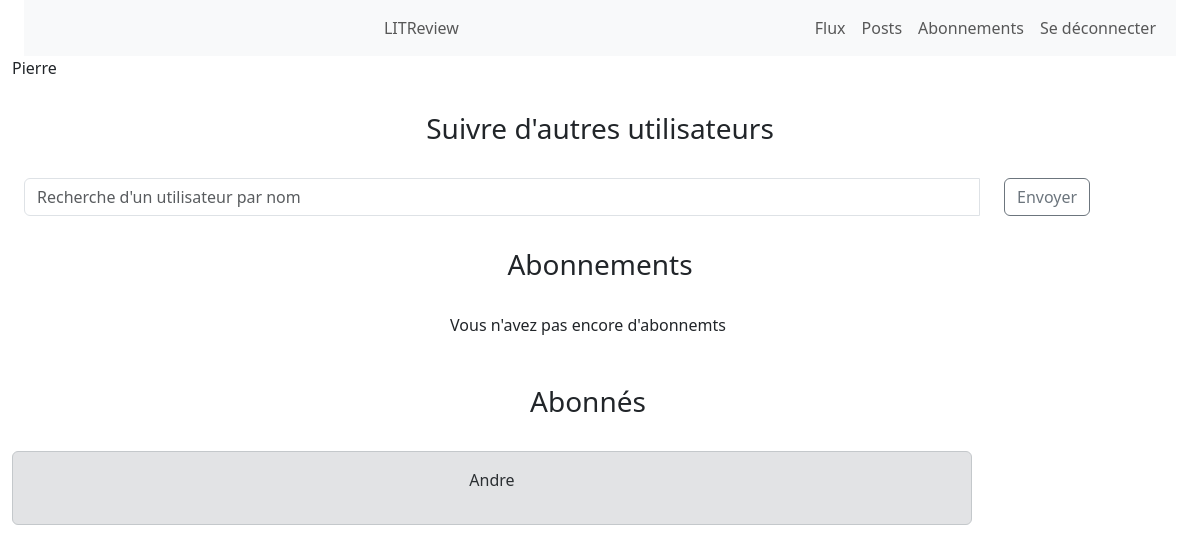
/subscribe-page/ (signed in), run on an earlier commit of the app's database.
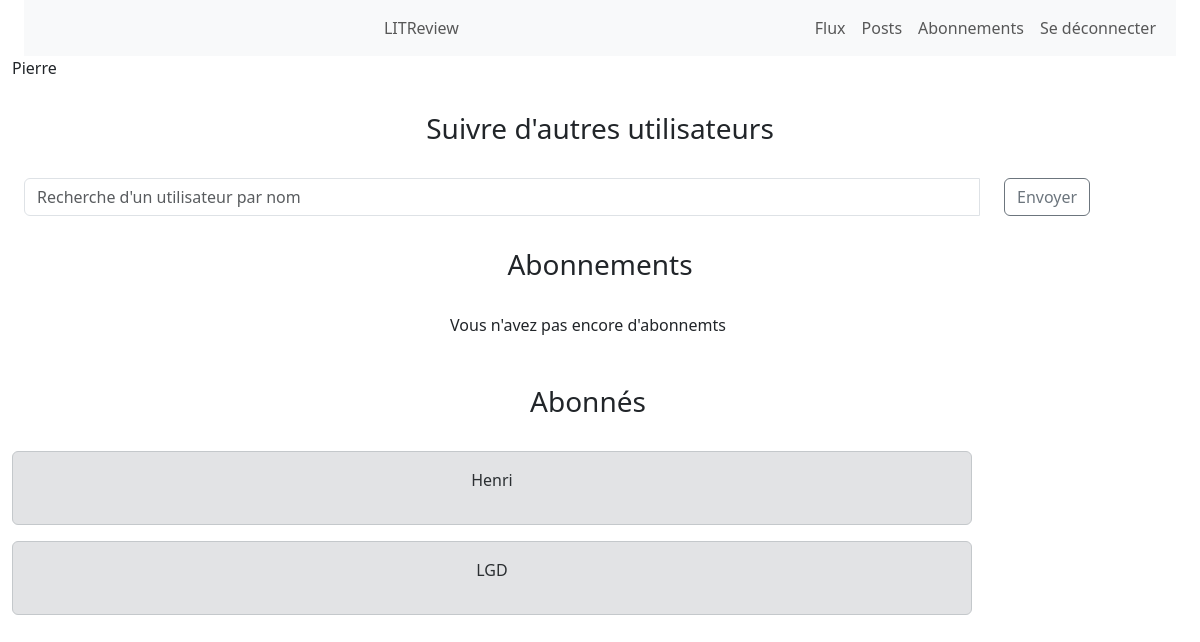
And on a later commit of the database.
### blog/models.py (models this page shows, shortened)
class UserFollows(models.Model):
    user = models.ForeignKey(settings.AUTH_USER_MODEL,
                             on_delete=models.CASCADE, related_name='user')
    followed_user = models.ForeignKey(settings.AUTH_USER_MODEL,
                                      on_delete=models.CASCADE, related_name='followed_user')
    class Meta:
        unique_together = ('user', 'followed_user', )

### authenticate/models.py (models this page shows)
class User(AbstractUser):
    pass

### blog/views.py (the view, shortened to what this page needs)
@login_required
def subscription_main_page(request):
    user = get_user_model()
    exist = User.objects.exclude(pk=request.user.id)
    following_user = models.UserFollows.objects.filter(
        user=request.user)
    followed_by_user = models.UserFollows.objects.filter(
        followed_user=request.user)
    message = None
    return render(request, "blog/subscription-page.html",
                  context={'following_user': following_user,
                           'followed_by_user': followed_by_user,
                           'exist': exist, 'message': message})

### blog/templates/blog/subscription-page.html (shortened to what this page needs)
{% extends 'base.html' %}
{% load crispy_forms_tags %}
{% block content %}
<div class="container-fluid">
    <h3 class="text-center p-3 my-3">Suivre d'autres utilisateurs</h3>
    {% include 'blog/subscribe.html' %}
</div>
<h3 class="text-center p-3 my-3">Abonnements</h3>
<div class='container-fluid row '>
    {% include 'blog/display-subscribers.html' %}
</div>
{% endblock content %}

### blog/templates/blog/display-subscribers.html (shortened to what this page needs)
    {% if not following_user%}
    <p class= "text-center">Vous n'avez pas encore d'abonnemts</p>
    {% endif %}
<h3 class="text-center p-3 my-3">Abonnés</h3>
{% for username in followed_by_user %}
    <div class="alert alert-secondary col-lg-10">
        <p class="text-center">{{username.user}}</p>
    </div>
{% endfor %}

What changed in the data, as far as the page shows it:
removed UserFollows: user "Andre"
added UserFollows: user "Henri"
added UserFollows: user "LGD"
